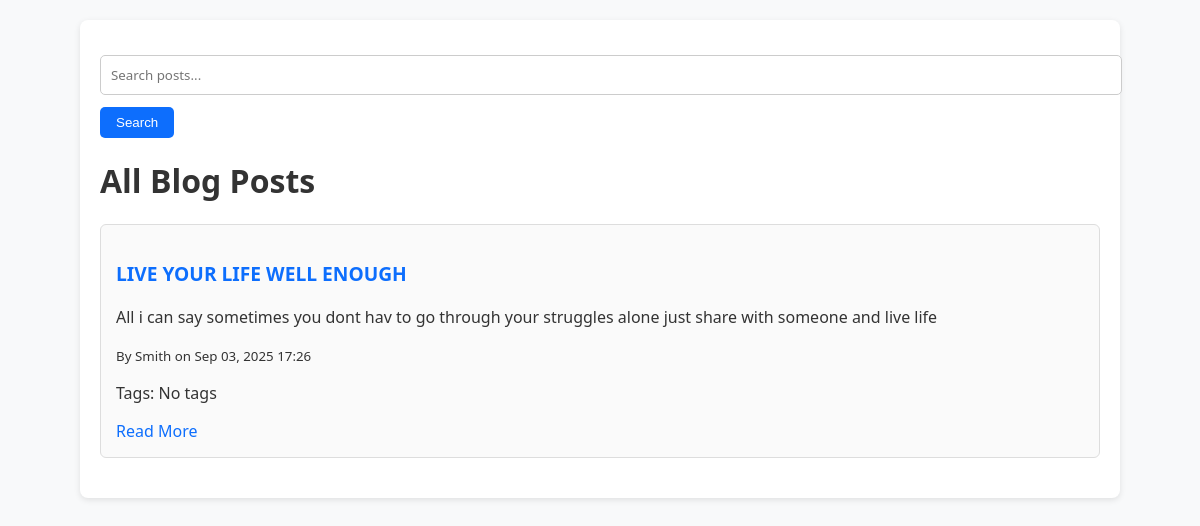
The page / on the database its author committed.
### blog/models.py (models this page shows, shortened)
class Post(models.Model):
    title = models.CharField(max_length=200)
    content = models.TextField()
    published_date = models.DateTimeField(auto_now_add=True)
    author = models.ForeignKey(User, on_delete=models.CASCADE)
    tags = TaggableManager(blank=True)

### blog/views.py (the view)
# urls.py: path('', PostListView.as_view(), name='post-list'),
class PostListView(ListView):
    model = Post
    template_name = 'blog/post_list.html'
    context_object_name = 'posts'
    ordering = ['-published_date']  # make sure your Post model has published_date field

### blog/templates/blog/post_list.html (shortened to what this page needs)
{% load static %}
<!DOCTYPE html>
<html>
<head>
    <link rel="stylesheet" href="{% static 'blog/css/styles.css' %}">
</head>
<body>
    <div class="container">
        <form method="get" action="{% url 'blog:search-posts' %}" class="profile-form">
            <input type="text" name="q" placeholder="Search posts..." value="{{ request.GET.q }}">
            <button type="submit">Search</button>
        </form>
        <h1>All Blog Posts</h1>
        {% for post in posts %}
            <div class="post-card">
                <h3><a href="{% url 'blog:post-detail' post.pk %}">{{ post.title }}</a></h3>
                <p>{{ post.content|truncatechars:150 }}</p>
                <small>By {{ post.author.username }} on {{ post.published_date|date:"M d, Y H:i" }}</small>
                <p>
                    Tags:
                    {% for tag in post.tags.all %}
                        <a href="{% url 'blog:posts-by-tag' tag.slug %}">{{ tag.name }}</a>{% if not forloop.last %}, {% endif %}
                    {% empty %}
                        No tags
                    {% endfor %}
                </p>
                <a class="button" href="{% url 'blog:post-detail' post.pk %}">Read More</a>
            </div>
        {% empty %}
            <p>No posts available.</p>
        {% endfor %}
    </div>
</body>
</html>

### blog/static/blog/css/styles.css (style rules this page uses)
body { font-family: "Segoe UI", Tahoma, Geneva, Verdana, sans-serif; background-color: #f8f9fa; color: #333; margin: 0; padding: 0; }
a { text-decoration: none; color: #0d6efd; }
.container { width: 90%; max-width: 1000px; margin: 20px auto; padding: 20px; background: #fff; border-radius: 8px; box-shadow: 0 2px 6px rgba(0,0,0,0.1); }
.post-card { border: 1px solid #ddd; border-radius: 6px; padding: 15px; margin-bottom: 20px; background-color: #fafafa; transition: box-shadow 0.2s ease; }
h3 { margin-top: 20px; font-size: 1.2rem; }
form { margin-top: 15px; }
form input, form textarea, form select { width: 100%; padding: 10px; margin-bottom: 12px; border: 1px solid #ccc; border-radius: 5px; font-family: inherit; }
form button { background-color: #0d6efd; color: white; padding: 8px 16px; border: none; border-radius: 5px; cursor: pointer; transition: background 0.3s; }

### rows shown on the page
Post: title "LIVE YOUR LIFE WELL ENOUGH", content "All i can say sometimes you dont hav to go through your struggles alone just share with someone and live life", author.username "Smith", published_date "Sep 03, 2025 17:26"
